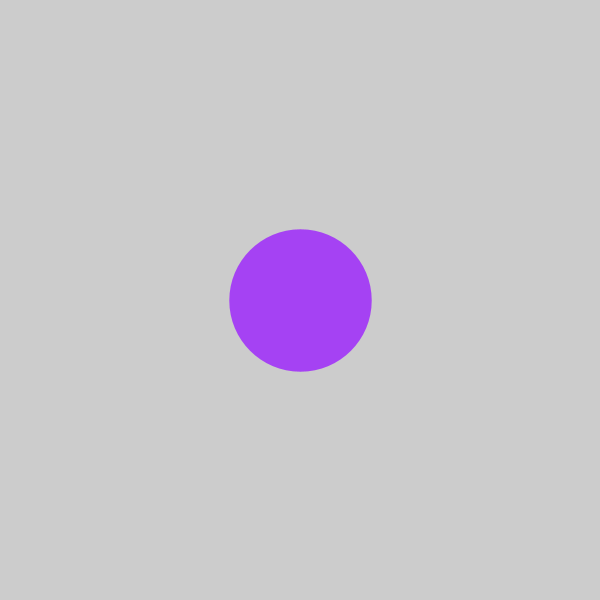
Frame 1 (no input)
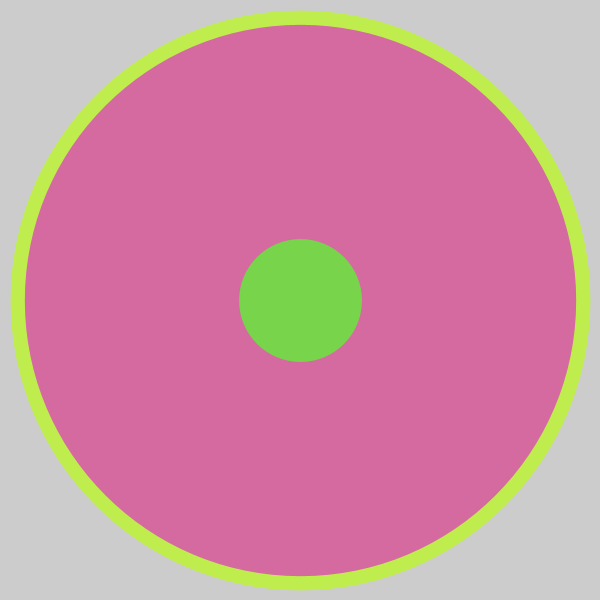
Frame 60 (the mouse pressed at the canvas centre just before this capture)
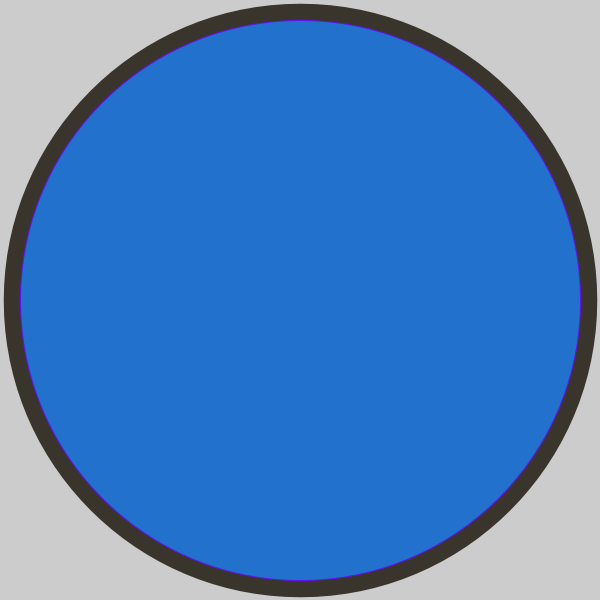
Frame 120 (the mouse held since frame 60 and released just before this capture)

The Processing sketch that drew these frames (run headless with seeded random() and noise(); from frame 60 on, the mouse is pressed at the canvas centre):

// Processing sketch: Challenge_9_ND
// ── Challenge_9_ND.pde
//int Sval;

void setup()
{
  size(600,600);
  frameRate(10);
}

void draw()
{
  stroke(random(256),random(256),random(256));
  strokeWeight(random(600));
  point(300,300);
  //Sval = Sval + 10;
  
  //if(Sval > 600)
  //{
 //   Sval = 0;
  //}
  
}
